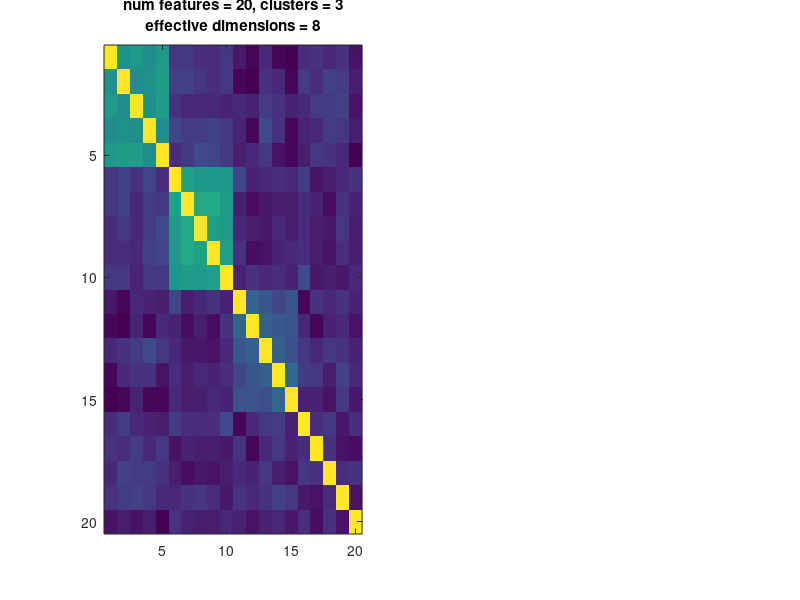

Write the MATLAB code that produced this figure. (Note: this script raises an error after producing the figure.)
% Compare imputation methods with simulated ground truth data.
% Used to generate panels of supplemental fig. 4

% define data dimensions
m = 400;        % number of observations
n = 20;        % number of features
q = 3;         % ground truth dimensionality
p = 5;          % number of features in each correlated cluster
cluster_cov = 0.5;

% impart correlations to cluster by adding shared noise
sim_cov = zeros(n);
for i=1:q
    j = (i-1)*p;
    if i==q
        sim_cov(j+1:j+p,j+1:j+p) = cluster_cov/2;
    else
        sim_cov(j+1:j+p,j+1:j+p) = cluster_cov;
    end
end
sim_cov(logical(diag(ones(n,1))))=1;
sim_data = mvnrnd(zeros(n,1),sim_cov,m);
sim_data = zscore(sim_data);

% display covariance matrix
figure;
ah=subplot(1,2,1);
imagesc(cov(sim_data));
k = n-q*(p-1);
title({sprintf('num features = %i, clusters = %i',n,q);...
    sprintf('effective dimensions = %i',k)});
colormap(ah,egoalley);
colorbar;

% plot connected components output
out = decathlonConnCompDropN(sim_data);
ah=subplot(1,2,2);
imagesc(out);
hold on;
plot([k k],[0.5 size(out,1)+.5],'k--');
ylabel('features dropped');
xlabel('effective dimensionality');
title('connected components heatmap');
colormap(ah,logjet_cmap);

%% test different methods of imputation

g_truth = nanzscore(sim_data);
frac_missing = linspace(0.1,0.5,9);
nreps = 100;

% mean imputation
mean_impute_mse = zeros(nreps,numel(frac_missing));
for i=1:numel(frac_missing)
    
    fprintf('iteration %i of %i\n',i,numel(frac_missing));
    for j=1:nreps
       D.data = g_truth;
       mask = rand(size(g_truth))<frac_missing(i);
       D.data(mask) = NaN;
       D.data = nanzscore(D.data);
       opts = {'Standardize',false};
       D = impute_decathlon_structs(D,opts{:});

       % calculate error
       residuals = D.data(mask) - g_truth(mask);
       mean_impute_mse(j,i) = mean(residuals.^2);
    end
end

% ALS median imputation
g_truth = nanzscore(sim_data);
frac_missing = linspace(0.1,0.5,9);
nreps = 1;

% mean imputation
mse = zeros(nreps,numel(frac_missing));
data = cell(nreps,numel(frac_missing));
avg_data = cell(nreps,numel(frac_missing));
masks = data;
als_data = data;
avg_mse = mse;
for i=1:numel(frac_missing)
    
    fprintf('iteration %i of %i\n',i,numel(frac_missing));
    for j=1:nreps
       D.data = g_truth;
       mask = rand(size(g_truth))<frac_missing(i);
       masks{j,i} = mask;
       D.data(mask) = NaN;
       [D,als_data{i,j}] = avg_als_impute(D,200);
       data{j,i} = D.data;

       % calculate error
       residuals = D.data(mask) - g_truth(mask);
       mse(j,i) = mean(residuals.^2);
       
       als_avg = cellfun(@(d) mean(d,3), als_data{i}, 'UniformOutput',false);
       avg_mse(i) = mean((als_avg{1}(masks{i}) - g_truth(masks{i})).^2);
       avg_data(i) = als_avg;
    end
end

% plot MSE between ALS/mean imputed data and the ground truth
figure;
clust_feat = false(size(mask));
clust_feat(:,1:n <= p*q) = true;
clust_mse = NaN(numel(frac_missing),2);
for i=1:numel(frac_missing)
    clust_mse(i,1) = mean((data{i}(masks{i}&clust_feat) - g_truth(masks{i}&clust_feat)).^2);
    clust_mse(i,2) = mean((data{i}(masks{i}&~clust_feat) - g_truth(masks{i}&~clust_feat)).^2);
end
hold on;
lh = gobjects(3,1);
lh(1)=plot(frac_missing,clust_mse(:,1),'r-');
lh(2)=plot(frac_missing,clust_mse(:,2),'k');
lh(3)=plot(frac_missing,mean(mean_impute_mse,1),'k--');
ylabel('MSE');
xlabel('fraction missing');
title('imputation error');
legend(lh,{'cluster ALS';'non-cluster ALS';'mean imputed'},'Location','SouthEast');
set(gca,'YLim',[0 1.2]);

% scatter ALS imputed data vs ground truth
figure;
for i=1:numel(frac_missing)
    
    subplot(3,3,i);
    
    % cluster features
    infilled = data{i}(masks{i}&clust_feat);
    gt = g_truth(masks{i}&clust_feat);
    pretty_scatter(gt,infilled,'r','MarkerSize',2); hold on;
    r1 = corr([gt infilled],'Type','pearson');
    
    % non cluster features
    infilled = data{i}(masks{i}&~clust_feat);
    gt = g_truth(masks{i}&~clust_feat);
    r2 = corr([gt infilled],'Type','pearson');
    pretty_scatter(gt,infilled,'k','MarkerSize',2);
    ylabel('imputed');
    xlabel('ground truth');
    title(sprintf('frac. missing = %0.2f, r = %0.2f',frac_missing(i),r1(1,2)));
    axis('equal');
    legend({sprintf('cluster r=%0.2f',r1(1,2));...
        sprintf('non-cluster r=%0.2f',r2(1,2))});
    set(gca,'XLim',[-3.5 3.5],'YLim',[-3.5 3.5]);
end


% generate scree plots for ground truth, ALS, and mean imputed data
figure;
for i=1:numel(frac_missing)
    subplot(3,3,i);
    d = data{1,i};
    mask = rand(size(g_truth))<frac_missing(i);
    D.data = g_truth;
    D.data(mask) = NaN;
    opts = {'Standardize',false};
    D = impute_decathlon_structs(D,opts{:});
    [~,~,~] = plot_pca_bootstrap(d,100,95,'noncummulative',[1 0 0]);
    [~,~,~] = plot_pca_bootstrap(g_truth,100,95,'noncummulative',[0 0 1]);
    [~,~,~] = plot_pca_bootstrap(D.data,100,95,'noncummulative',[0 1 1]);
end



%% simulate several conn comp plots

% define data dimensions
m = 500;        % number of observations
n = 30;        % number of features
q = [3 6];         % ground truth dimensionality
p = [2 5];          % number of features in each correlated cluster
cluster_cov = [0.25 0.5];
fhs = gobjects(3,1);
for i=1:numel(fhs)
   fhs(i) = figure; 
end

for ii=1:numel(q)
    for jj=1:numel(p)
        for kk=1:numel(cluster_cov)
            
            ct = (ii-1)*numel(q)*numel(p) + (jj-1)*numel(p) + kk;
            
            % impart correlations to cluster by adding shared noise
            sim_cov = zeros(n);
            for i=1:q(ii)
                j = (i-1)*p(jj);
                if i==q(ii)
                    sim_cov(j+1:j+p(jj),j+1:j+p(jj)) = cluster_cov(kk)/2;
                else
                    sim_cov(j+1:j+p(jj),j+1:j+p(jj)) = cluster_cov(kk);
                end
            end
            sim_cov(logical(diag(ones(n,1))))=1;
            sim_data = mvnrnd(zeros(n,1),sim_cov,m);
            sim_data = zscore(sim_data);

            % display covariance matrix
            figure(fhs(1));
            ah=subplot(4,2,ct);
            imagesc(cov(sim_data));
            k = n-q(ii)*(p(jj)-1);
            title({sprintf('num features = %i, clusters = %i',n,q(ii));...
                sprintf('effective dimensions = %i',k)});
            axis('equal','tight');
            colormap(ah,egoalley);
            colorbar;
            caxis([-1 1]);
            drawnow;

            % plot connected components output
            out = decathlonConnCompDropN(sim_data);
            figure(fhs(2));
            ah=subplot(4,2,ct);
            imagesc(out);
            hold on;
            plot([k k],[0.5 size(out,1)+.5],'k--');
            ylabel('features dropped');
            xlabel('effective dimensionality');
            title('connected components heatmap');
            axis('equal','tight');
            colormap(ah,logjet_cmap);
            colorbar; caxis([0 1]);
            drawnow;
            
            % plot connected components output
            [~,bin_cts]=decathlonConnCompSweep(sim_data,200);
            figure(fhs(3));
            ah=subplot(4,2,ct);
            histogram(bin_cts,1:size(sim_data,2),'Normalization','probability');
            hold on;
            plot([k k]+0.5,[0 1],'k--');
            set(ah,'YLim',[0 1],'YTick',0:0.2:1);
            ylabel('probability');
            xlabel('effective dimensionality');
            drawnow;
        end
    end
end


%% NEW REVISION ANALYSES

%%


D_z = load_decathlon_structs(pwd,'D_zscored_unfilled');
D_p = pair_decathlon_structs(D_z(1:2),'ImputeMode','none','CollapseMode','none');
D_cat = cat_decathlon_structs(D_p,'ImputeMode','none','CollapseMode','none');

f_cat = D_cat.fields;

f2 = D_z(2).fields;
[a,m,~] = parse_fieldnames(f2);
f2(~strcmpi(a,'Circadian')) = cellfun(@(a,m) sprintf('%s %s',a,m), ...
    a(~strcmpi(a,'Circadian')),m(~strcmpi(a,'Circadian')),'UniformOutput',false);
f2 = cellfun(@(s) ~any(strcmpi(f_cat,s)), f2);

f_cat = cat(1,f_cat,D_z(2).fields(f2));
[a,b,grp_idx] = group_apriori_fields(f_cat);
grp_idx = cat(1,grp_idx{:});

sim_data = NaN(size(D_cat.data,1),size(D_z(2).data,2));
sim_data(:,1:sum(~f2)) = D_cat.data;
sim_data(193:end,sum(~f2)+1:end) = D_z(2).data(:,f2);
sim_data = sim_data(:,grp_idx);
is_missing = isnan(sim_data);
sim_data(isnan(sim_data))=0;
cov_mat = cov(sim_data);
g_truth = mvnrnd(zeros(size(sim_data)),cov_mat);

%%

frac_missing = linspace(.05,.4,8);
frac_mask = sum(is_missing)./numel(is_missing);
nreps = 100;

% mean imputation
mean_impute_mse = zeros(nreps,numel(frac_missing));
r_impute_mean = zeros(nreps,numel(frac_missing));
r_true = corr(g_truth);
r_mask = upper_triangle_idx(size(r_true,1));
r_true = r_true(r_mask);
for i = 1:numel(frac_missing)
    frac = frac_missing(i);
    fprintf('frac. missing %i of %i\n',i,numel(frac_missing))
    for j=1:nreps
       
       p = randperm(size(is_missing,2));
       data = g_truth;
       mask = is_missing(:,p);
       [~,cut_off] = min(abs(frac-cumsum(frac_mask(p))));
       mask = mask & [true(1,cut_off) false(1,numel(frac_mask)-cut_off)];
       data(mask) = NaN;
       data = nanzscore(data);
       data(mask) = 0;
       
       % calculate error
       r = corr(data);
       r_impute_mean(j,i) = corr(r(r_mask),r_true);
       residuals = data(mask) - g_truth(mask);
       mean_impute_mse(j,i) = mean(residuals.^2);
    end
end


% als imputation
nreps = 100;
als_impute_mse = zeros(nreps,numel(frac_missing));
clust_als_impute_mse = zeros(nreps,numel(frac_missing));
non_clust_als_impute_mse = zeros(nreps,numel(frac_missing));
r_impute_als = zeros(nreps,numel(frac_missing));
als_data = cell(numel(frac_missing),1);
for i = 1:numel(frac_missing)
    frac = frac_missing(i);
    [~,cut_off] = min(abs(frac-cumsum(frac_mask)));
    parfor j=1:nreps
        fprintf('rep %i of %i\n',j,nreps)
        p = randperm(size(is_missing,2));
        D.data = g_truth;
        mask = is_missing;
        mask = mask & [true(1,cut_off) false(1,numel(frac_mask)-cut_off)];
        D.data(mask) = NaN;
        [D,~] = avg_als_impute(D,400);
        D.data = zscore(D.data);

        % calculate error
        r = corr(D.data);
        r_impute_als(j,i) = corr(r(r_mask),r_true);
        residuals = D.data(mask) - g_truth(mask);
        als_impute_mse(j,i) = mean(residuals.^2);
        residuals = D.data(mask & clust_feat) - g_truth(mask & clust_feat);
        clust_als_impute_mse(j,i) = mean(residuals.^2);
        residuals = D.data(mask & non_clust_feat) - g_truth(mask & non_clust_feat);
        non_clust_als_impute_mse(j,i) = mean(residuals.^2);
    end
    
end

%% Plot mean vs als imputation MSE relative to ground truth as a function of fraction missing


figure; hold on;
y = mean(mean_impute_mse);
ci95 = [prctile(mean_impute_mse,97.5);prctile(mean_impute_mse,2.5)];
vx = [frac_missing fliplr(frac_missing)];
vy = [ci95(2,:) fliplr(ci95(1,:))];
patch('XData',vx(:),'YData',vy(:),'FaceColor',[.75 .75 .75],'EdgeColor','none');
plot(frac_missing,y,'k--');
y = mean(clust_als_impute_mse,1);
ci95 = [prctile(clust_als_impute_mse,97.5,1);prctile(clust_als_impute_mse,2.5,1)];
vx = [frac_missing fliplr(frac_missing)];
vy = [ci95(2,:) fliplr(ci95(1,:))];
patch('XData',vx(:),'YData',vy(:),'FaceColor',[.75 .55 .5],'EdgeColor','none');
plot(frac_missing,y,'r');
set(gca,'XLim',frac_missing([1 end]),'YLim',[0 1]);
xlabel('fraction missing');
ylabel('MSE');

%% Plot ALS vs MEAN imputation as a function of frac missing for simulated
%  data generated on decathlon covariance matrix

frac_missing = linspace(.05,.4,8);
als_data = cell(numel(frac_missing),1);
frac_mask = sum(is_missing)./numel(is_missing);
parfor i = 1:numel(frac_missing)
    frac = frac_missing(i);
    [~,cut_off] = min(abs(frac-cumsum(frac_mask)));
    fprintf('fraction missing %i of %i\n',i,numel(frac_missing))
    D.data = g_truth;
    mask = is_missing;
    mask = mask & [true(1,cut_off) false(1,numel(frac_mask)-cut_off)];
    D.data(mask) = NaN;
    [D,~] = avg_als_impute(D,50);
    als_data{i} = zscore(D.data);
end
mean_data = cell(numel(frac_missing),1);
for i = 1:numel(frac_missing)
    frac = frac_missing(i);
    fprintf('frac. missing %i of %i\n',i,numel(frac_missing))
       
   p = randperm(size(is_missing,2));
   data = g_truth;
   mask = is_missing(:,p);
   [~,cut_off] = min(abs(frac-cumsum(frac_mask(p))));
   mask = mask & [true(1,cut_off) false(1,numel(frac_mask)-cut_off)];
   data(mask) = NaN;
   data = nanzscore(data);
   data(mask) = 0;
   mean_data{i} = data;
end


% cluster features
f1 = figure;
mean_cov = mean(abs(cov_mat));
high_cov = mean_cov > prctile(mean_cov,75);
low_cov = mean_cov < prctile(mean_cov,25);
ncols = ceil(sqrt(numel(frac_missing)));
nrows = ceil(numel(frac_missing)/ncols);
for i=1:numel(frac_missing)
    subplot(nrows,ncols,i); hold on;
    frac = frac_missing(i);
    [~,cut_off] = min(abs(frac-cumsum(frac_mask)));
    mask = is_missing;
    mask = mask & [true(1,cut_off) false(1,numel(frac_mask)-cut_off)];
    infilled = als_data{i}(mask & high_cov);
    gt = g_truth(mask & high_cov);
    pretty_scatter(gt,infilled,'r','MarkerSize',1.5); hold on;
    r1 = corr([gt infilled],'Type','pearson');

    % non cluster features
    infilled = als_data{i}(mask & low_cov);
    gt = g_truth(mask & low_cov);
    r2 = corr([gt infilled],'Type','pearson');
    pretty_scatter(gt,infilled,'k','MarkerSize',1.25);
    ylabel('imputed');
    xlabel('ground truth');
    axis('equal');
    legend({sprintf('high cov. r=%0.2f',r1(1,2));...
        sprintf('low-cov r=%0.2f',r2(1,2))});
    title(sprintf('fraction missing = %0.2f',frac));
    set(gca,'XLim',[-4 4],'YLim',[-4 4]);
end

% generate scree plots for ground truth, ALS, and mean imputed data
f2 = figure;
for i=1:numel(frac_missing)
    subplot(nrows,ncols,i); hold on;
    frac = frac_missing(i);
    plot_pca_bootstrap(mean_data{i},100,95,'noncummulative',[1 0 0]);
    plot_pca_bootstrap(als_data{i},100,95,'noncummulative',[0 1 1]);
    plot_pca_bootstrap(g_truth,100,95,'noncummulative',[0 0 1]);

    ah = gca;
    del = [1,2,6,7,9,10,12,14,15];
    lh = findall(ah,'Type','Line');
    arrayfun(@(h) delete(h), lh(del));
    ph = findall(ah,'Type','patch');
    del = [2,4];
    arrayfun(@(h) delete(h), ph(del));
    lh = findall(gca,'Type','Line');
    legend(lh([1,3,4,6]),{'observed mean';'shuffled mean';'als imputed';'mean imputed'});
    title(sprintf('fraction missing = %0.2f',frac));
    ah.YScale = 'log';
end

%% Plot simulated covariance matrix and sort by mean covariance

corr_mat = corr(sim_data);
mean_corr = mean(abs(corr_mat));
[~,p] = sort(mean_corr,'descend');
figure;
subplot(2,1,1);
imagesc(corr(sim_data));
colormap(nanticoke);
caxis([-1 1]);
axis('equal','tight','off');
colorbar;
set(gca,'TickLength',[0 0],'YTick',[],'XTick',[]);

subplot(2,1,2);

imagesc(corr_mat(p,p));
hold on;
colormap(nanticoke);
caxis([-1 1]);
axis('equal','tight','off');
colorbar;
set(gca,'TickLength',[0 0],'YTick',[],'XTick',[],'Clipping','off');
vx = [-1;-1;-.5;-.5;-1];
vy = floor(numel(mean_corr)*.25) .* [0;1;1;0;0];
vy = repmat(vy,1,2) + [0 ceil(numel(mean_corr)*.75)];
patch('XData',repmat(vx,1,2),'YData',vy,'FaceColor','r','EdgeColor','none');

